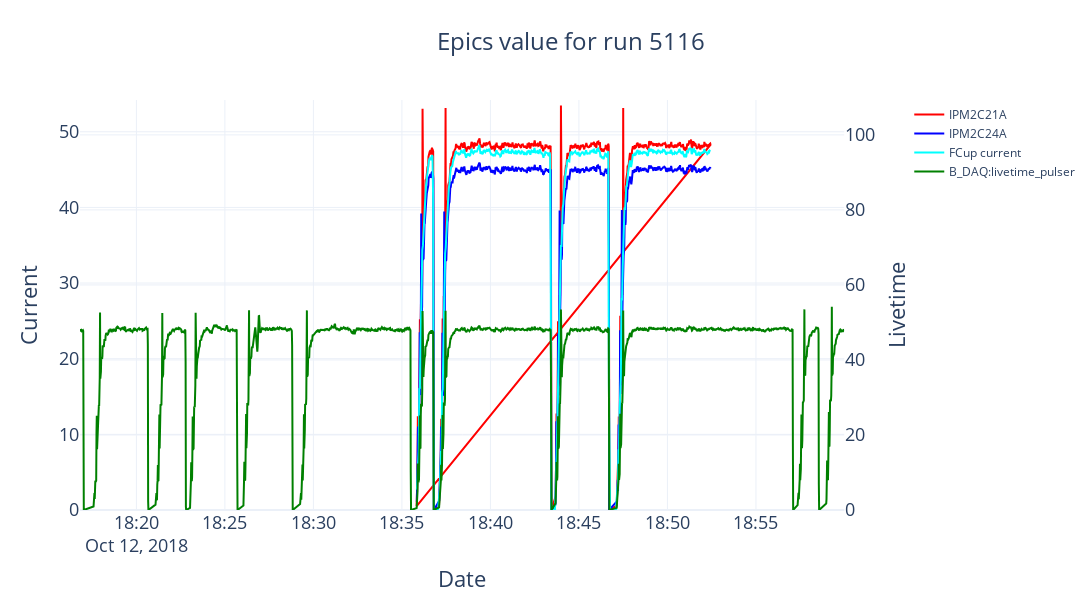

The notebook cell saved with this chart:
### Code cell
fig = make_subplots(specs=[[{"secondary_y": True}]])
fig.update_layout(height=600, width=1200, 
                  title=go.layout.Title(text=f"Epics value for run {data.All_Runs.iloc[i_run].name}", xanchor="left", x=0.4),
                  titlefont=dict(size=24),)
plot_trace(ipm2c21a, name="IPM2C21A",color="red")
plot_trace(ipm2c24a,name="IPM2C24A",color="blue")
plot_trace(fcup_current,name="FCup current",color="aqua")
plot_trace(lt_p_l,"B_DAQ:livetime_pulser",color="green", secondary_y=True)
fig.update_xaxes(title_text="Date", titlefont=dict(size=22), tickfont=dict(size=18))
fig.update_yaxes(title_text="Current", titlefont=dict(size=22),range=[0., max_y_epics*1.02], tickfont=dict(size=18))
fig.update_yaxes(title_text="Livetime", titlefont=dict(size=22),range=[0., 110.], tickfont=dict(size=18), secondary_y=True)
fig.show()

### Figure 1 — Plotly figure (JSON) as saved in the notebook; plotly's stock layout.template omitted (floating-point values rounded to 4 significant figures; data arrays with more than 128 entries replaced by an {"elided": "..."} marker saying what was removed)
{"data": [{"line": {"color": "red"}, "name": "IPM2C21A", "type": "scatter", "x": {"elided": "2295 str values"}, "xaxis": "x", "y": {"elided": "2295 float values"}, "yaxis": "y"}, {"line": {"color": "blue"}, "name": "IPM2C24A", "type": "scatter", "x": {"elided": "765 str values"}, "xaxis": "x", "y": {"elided": "765 float values"}, "yaxis": "y"}, {"line": {"color": "aqua"}, "name": "FCup current", "type": "scatter", "x": {"elided": "477 str values"}, "xaxis": "x", "y": {"elided": "477 float values"}, "yaxis": "y"}, {"line": {"color": "green"}, "name": "B_DAQ:livetime_pulser", "type": "scatter", "x": {"elided": "21531 str values"}, "xaxis": "x", "y": {"elided": "21531 float values"}, "yaxis": "y2"}], "layout": {"height": 600, "title": {"font": {"size": 24}, "text": "Epics value for run 5116", "x": 0.4, "xanchor": "left"}, "width": 1200, "xaxis": {"anchor": "y", "autorange": false, "domain": [0, 0.94], "range": ["2018-10-12 18:16:48.885", "2018-10-12 18:59:59.237"], "tickfont": {"size": 18}, "title": {"font": {"size": 22}, "text": "Date"}, "type": "date"}, "yaxis": {"anchor": "x", "autorange": false, "domain": [0, 1], "range": [0, 54.2], "tickfont": {"size": 18}, "title": {"font": {"size": 22}, "text": "Current"}, "type": "linear"}, "yaxis2": {"anchor": "x", "autorange": false, "overlaying": "y", "range": [0, 109.3], "side": "right", "tickfont": {"size": 18}, "title": {"font": {"size": 22}, "text": "Livetime"}, "type": "linear"}}}
